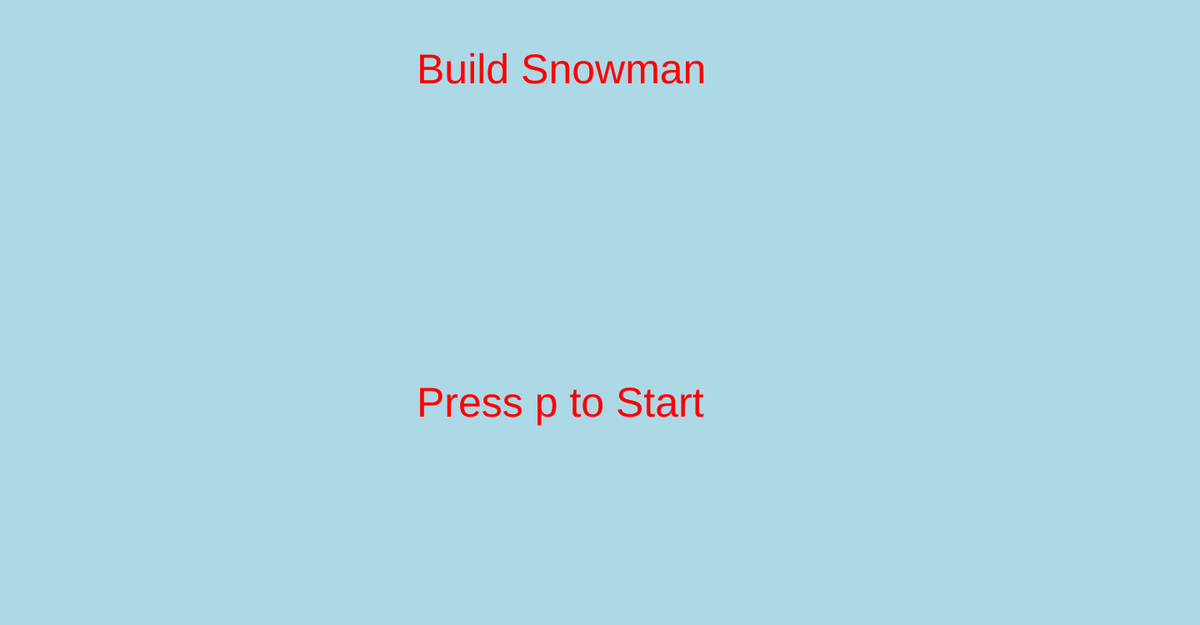
Frame 1 (no input)
Frame 60 (no input): identical to frame 1, image omitted
Frame 120 (the mouse pressed at the canvas centre since frame 60): identical to frame 1, image omitted

The p5.js sketch that drew this single still picture (run headless with seeded random() and noise() and a simulated clock; from frame 60 on, the mouse is pressed at the canvas centre):

// p5.js sketch
// ── sketch.js
///Sonam Tsring
color = [];
let x1 = 720;
let y1 = 650;
var game1 = "start"// Options: "start" or "game"
let c1 = 100;
let c2 = 650;
let h1 = 287.5;
let h2 = 300;
let a1 = 100;
let a2 = 130;
let a3 = 160
let a4 = 190
let a5 = 220
let a6 = 250
let a7 = 280
let a8 = 310
let a9 = 340
let a10 = 370
let st1 = 1200
let st2 = 500
let st3 = 1200
let st4 = 500

function setup() {
  createCanvas(1440,750);
color = [
  ("red"),
  ("green"),
  ("white")
];
dc = color;
}
function Playgame(){
background("lightblue");
fill("white")
circle(x1, y1, 300)
circle(x1, y1-190, 250)
circle(x1, y1-345, 200)
  fill(random(dc))
  textSize(50)
  text("Build Your Snowman", 200,100)
  text("Press r to Restart", 1000,100)
}
function drawHat(h1,h2){
  fill("black")
rect(h1,h2, 80,110)
rect(h1-37.5,h2+100, 150, 25)
}
function carrot(c1,c2){
fill("orange")
triangle(c1,c2, c1-50,c2+10, c1,c2+20)
}
function coal(){
fill("black")
circle(a1,a1+150,40)
circle(a2,a2+40,40)
circle(a3,a3+150,20)
circle(a4,a4,20)
circle(a5,a5,20)
circle(a6-70,a6+40,20)
circle(a7-90,a7-60,20)
circle(a8-120,a8,20)
circle(a9-100,a9,20)
circle(a10-100,a10-120,20)
}
function sticks(){
fill("brown")
rect(st1, st2, 150, 30)
rect(st1-60, st2+10, 65, 10);
rect(st1-30, st2+27.5, 45, 10);
rect(st1-30, st2-7.5, 45, 10);
rect(st3, st4-100, 150, 30)
rect(st3+140, st4-87.5, 65, 10);
rect(st3+130, st4-70, 45, 10);
rect(st3+130, st4-107.5, 45, 10);
}

function keyPressed() {print('key',key)
  if (keyPressed && key === 'r') {
  game1 = "start"}

else if (keyPressed && key === 'p') {
    game1 = "game";
}
}
function drawStartScreen(){
background("lightblue"); 
  textSize(50);
  fill("red")
  text("Build Snowman", 500,100);
  fill("red")
  textSize(50);
  text("Press p to Start", 500,500);
}

function draw() {
  if (game1 === "start") {
    drawStartScreen();
  }
  else if (game1 === "game") {
    Playgame(), drawHat(h1,h2), carrot(c1,c2), coal(), sticks();
}
}
